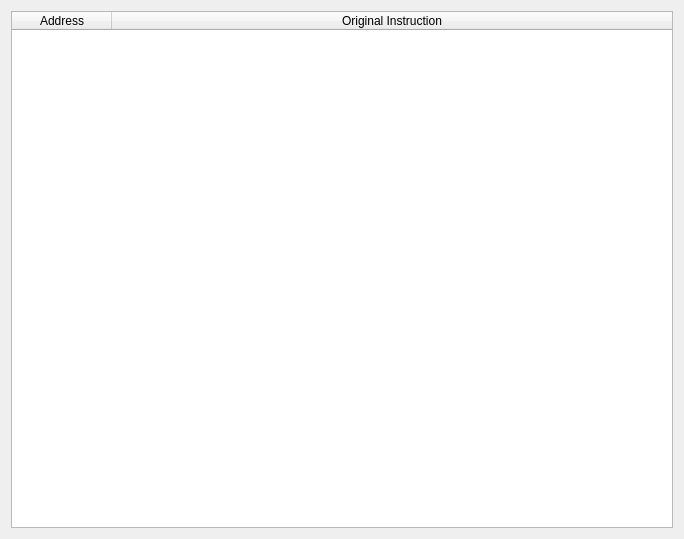
<?xml version="1.0" encoding="UTF-8"?>
<ui version="4.0">
 <class>Form</class>
 <widget class="QWidget" name="Form">
  <property name="geometry">
   <rect>
    <x>0</x>
    <y>0</y>
    <width>684</width>
    <height>539</height>
   </rect>
  </property>
  <property name="windowTitle">
   <string>Restore Instructions</string>
  </property>
  <layout class="QGridLayout" name="gridLayout">
   <item row="0" column="0">
    <widget class="QTableWidget" name="tableWidget_Instructions">
     <property name="editTriggers">
      <set>QAbstractItemView::NoEditTriggers</set>
     </property>
     <property name="selectionMode">
      <enum>QAbstractItemView::SingleSelection</enum>
     </property>
     <property name="selectionBehavior">
      <enum>QAbstractItemView::SelectRows</enum>
     </property>
     <property name="sortingEnabled">
      <bool>true</bool>
     </property>
     <attribute name="horizontalHeaderStretchLastSection">
      <bool>true</bool>
     </attribute>
     <attribute name="verticalHeaderVisible">
      <bool>false</bool>
     </attribute>
     <attribute name="verticalHeaderMinimumSectionSize">
      <number>16</number>
     </attribute>
     <attribute name="verticalHeaderDefaultSectionSize">
      <number>16</number>
     </attribute>
     <column>
      <property name="text">
       <string>Address</string>
      </property>
     </column>
     <column>
      <property name="text">
       <string>Original Instruction</string>
      </property>
     </column>
    </widget>
   </item>
  </layout>
 </widget>
 <resources/>
 <connections/>
</ui>
